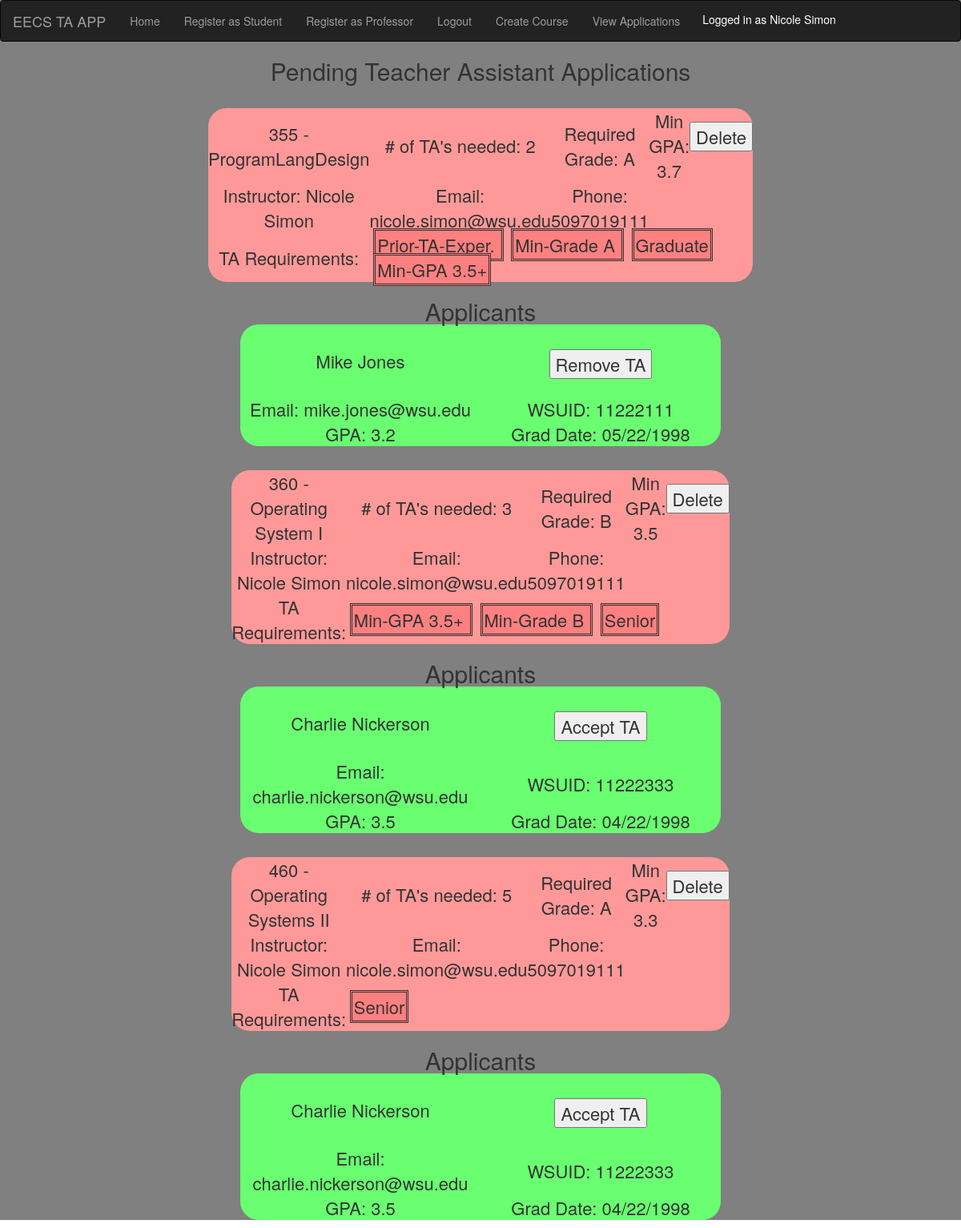
The app's page /viewapps (signed in) with its own data.
### app/models.py (models this page shows, shortened)
class Professor(UserMixin, db.Model):
    id = db.Column(db.Integer, primary_key=True)
    username = db.Column(db.String(32), unique=True)
    password_hash = db.Column(db.String(128))
    firstname = db.Column(db.String(64))
    lastname = db.Column(db.String(64))
    wsuid = db.Column(db.String(8), unique=True)
    email = db.Column(db.String(120), index=True, unique=True)
    phone = db.Column(db.String(10), unique=True)
    posts = db.relationship('Course', backref='writer', lazy='dynamic')
    def returnrole(self):
        return 1

class Course(db.Model):
    id = db.Column(db.Integer, primary_key=True)
    coursenum = db.Column(db.String(3))
    title = db.Column(db.String(150))
    num_ta = db.Column(db.Integer, default = 1)
    min_gpa = db.Column(db.Float)
    min_grade = db.Column(db.Integer)
    professor_id = db.Column(db.Integer, db.ForeignKey('professor.id'))
    accepted_tas = db.relationship('Student', secondary = accepted,
                            primaryjoin=(accepted.c.courseid == id),
                            backref=db.backref('accepted', lazy='dynamic'), lazy='dynamic')
    ta_apps = db.relationship('Student', secondary = applied,
                            primaryjoin=(applied.c.courseid == id),
                            backref=db.backref('applied', lazy='dynamic'), lazy='dynamic')
    tags = db.relationship('Tag', secondary=courseTags,
                            primaryjoin=(courseTags.c.course_id == id),
                            backref=db.backref('courseTags', lazy='dynamic'), lazy='dynamic')
    def accepted(self, studentTA):
        self.accepted_tas.append(studentTA)
    def check(self, studentTA):
        return self.accepted_tas.filter(accepted.c.studentid == studentTA.id).count() > 0

class Tag(db.Model):
    id = db.Column(db.Integer, primary_key=True)
    name = db.Column(db.String(20))
    courses = db.relationship('Course', secondary=courseTags,
                               primaryjoin=(courseTags.c.tag_id == id),
                               backref=db.backref('courseTags', lazy='dynamic'),
                               lazy='dynamic')

class Student(UserMixin, db.Model):
    id = db.Column(db.Integer, primary_key=True)
    username = db.Column(db.String(32), unique=True)
    password_hash = db.Column(db.String(128))
    firstname = db.Column(db.String(64))
    lastname = db.Column(db.String(64))
    wsuid = db.Column(db.String(8), unique=True)
    email = db.Column(db.String(120), index=True, unique=True)
    phone = db.Column(db.String(10), unique=True)
    major = db.Column(db.Integer)
    c_gpa = db.Column(db.Float)
    grad_date = db.Column(db.String(32))
    accepted = db.relationship('Course', secondary = accepted,
                            primaryjoin=(accepted.c.studentid == id),
                            backref=db.backref('accepted', lazy='dynamic'), lazy='dynamic')
    pendingapps = db.relationship('Course', secondary = applied,
                            primaryjoin=(applied.c.studentid == id),
                            backref=db.backref('applied', lazy='dynamic'), lazy='dynamic')
    def accepted(self, newapp):
        if not self.is_ta(newapp):
            self.accepted.append(newapp)

### app/routes.py (the view)
@app.route('/viewapps', methods=['GET'])
@login_required
def viewapps():
    courses = Course.query.order_by(Course.coursenum).all()
    return render_template('viewapps.html', courses=courses)

### app/models.py (called while the page is built)
@login.user_loader
def load_user(id):
    return Professor.query.get(int(id))

### app/templates/viewapps.html
{% extends "base.html" %}
{% block content %}
    <h1 class="si">Pending Teacher Assistant Applications</h1>
    {% for course in courses %}
        {% if current_user.username == course.writer.username %}
            {% include '_course.html' %}
                {% if (course.ta_apps.all() | length) > 0 %}
                    <h1 class="si">
                        {{ 'Applicants' }}
                        {% for app in course.ta_apps.all() %}
                            {% include '_app.html' %}
                        {% endfor %}
                    </h1>
                {% endif %}
        {% endif %}
    {% endfor %}
{% endblock %}

### app/templates/base.html (shortened to what this page needs)
<html>
    <head>
        <link href="{{ url_for('static', filename='css/main.css') }}" rel="stylesheet">
        <link rel="stylesheet" href="https://maxcdn.bootstrapcdn.com/bootstrap/3.4.1/css/bootstrap.min.css">
    </head>
<body>
  <div class = "nav-container">
    <nav class="navbar navbar-inverse">
        <div class="container-fluid">
            <table>
                <div class="navbar-header">
                    <a class="navbar-brand" href="{{ url_for('index') }}">EECS TA APP</a>
                  </div>
                <ul class="nav navbar-nav">
                    <li><a href="{{ url_for('index') }}" class="button">Home</a></li>
                    <li><a href="{{ url_for('studregister') }}" class="button">Register as Student</a></li>
                    <li><a href="{{ url_for('profregister') }}" class="button">Register as Professor</a></li>
                    {% if current_user.is_anonymous %}
                        <li><a href="{{ url_for('login') }}" class = "button"> Login </a></li>
                    {% else %}
                        <li><a href="{{ url_for('logout') }}" class = "button"> Logout </a></li>
                        {% if current_user.returnrole() == 1 %}
                        <li><a href="{{ url_for('createclass') }}" class = "button"> Create Course </a></li>
                        <li><a href="{{ url_for('viewapps') }}" class = "button">View Applications</a></li>
                        {% endif %}
                        <li class="white">Logged in as {{ current_user.firstname }} {{ current_user.lastname }} </li>
                    {% endif %}
                </ul>
                </table>
            </div>
        </nav>
      {% block content %} {% endblock %}
  </div>
</body>
</html>

### app/templates/_course.html (shortened to what this page needs)
<table class="coursetable" padding="2px">
    <br>
    <tr>
        <td width="25%">{{ course.coursenum }} - {{ course.title }}</td>
            <td width="15%"># of TA's needed: {{ course.num_ta }}</td>
            <td width="20%">Required Grade: {% if course.min_grade == 1 %}
                                            {{ 'A' }}
                                            {% endif %}
                                            {% if course.min_grade == 2 %}
                                            {{ 'B' }}
                                            {% endif %}
            </td>
            <td width="15%">Min GPA: {{ course.min_gpa }} </td>
            <td width="2%">
            {% if current_user.returnrole() == 1 %}
                {% if current_user.username == course.writer.username %}
                 <form action="{{ url_for('delete', courseid=course.id) }}" method="post">
                    <input type="submit" value="Delete">
                 </form>
                 {% endif %}
            {% endif %}
            </td>
        </tr>
        <tr width="100%" colspan="9" style="text-align:center">
            <td width="35">Instructor: {{ course.writer.firstname }} {{ course.writer.lastname }}</td>
            <td width="30">Email: {{ course.writer.email }}</td>
            <td width="35">Phone: {{ course.writer.phone }}</td>
        </tr>
        <tr>
            <td width="15%" style = "text-align:center">
                {{ 'TA Requirements:' }}
            </td>
            <td width="85%" colspan="4" padding-bottom="5" style = "text-align:left">
                {% for raptor in course.tags.all() %}
                    <span class="pretagitem">
                        {{ raptor.name }}
                    </span>
                {% endfor %}
            </td>
        </tr>
    </table>

### app/templates/_app.html
<table class="coursetableapps" padding="2px">
    <br>
    <tr>
        <td width="50%" style="text-align:center">
            {{ app.firstname }} {{ app.lastname }}
        </td>
        <td width="50" style="text-align:center">
            {% if course.check(app) == True %}
            <form action="{{ url_for('unacceptTA', courseid=course.id, studentid=app.id) }}" method="post">
                <br>
                <input type="submit" value="Remove TA">
            </form>
            {% else %}
            <form action="{{ url_for('acceptTA', courseid=course.id, studentid=app.id) }}" method="post">
                <br>
                <input type="submit" value="Accept TA">
            </form>
            {% endif %}
        </td>
    </tr>
    <tr>
        <td width="25%" style="text-align:center">
            {{ 'Email:' }} {{ app.email }}
        </td>
        <td width="25%" style="text-align:center">
            {{ 'WSUID:' }} {{ app.wsuid }}
        </td>
    </tr>
    <tr>
        <td width="50%" style="text-align:center">
            {{ 'GPA:' }} {{ app.c_gpa }}
        </td>
        <td width="50%" style="text-align:center">
            {{ 'Grad Date:' }} {{ app.grad_date }}
        </td>
    </tr>
</table>

### app/static/css/main.css (style rules this page uses)
.nav-container { background-color: #808080; }
.coursetable { text-align : center; width : 50%; position: center; height : 22%; font-size : 22px; background-color: #ff9999; border-radius: 23px; padding-top : 6px; margin-left: auto; margin-right: auto; }
.coursetableapps { text-align : center; width : 50%; position: center; height : 12%; font-size : 22px; background-color: rgb(105, 255, 113); border-radius: 23px; padding-top : 6px; margin-left: auto; margin-right: auto; }
.si { margin-left: auto; margin-right: auto; font-size: 30px; text-align: center; }
.pretagitem { text-align: center; margin: 1%; padding: 2px 2px; border-style: double; background-color: #ff8080; }
.white { color: white; text-align: right; margin: auto; padding: 13px; }

### records on screen
Professor: firstname "Nicole", lastname "Simon"
Course: coursenum "355", title "ProgramLangDesign", num_ta "2", value "A", min_gpa "3.7", writer.firstname "Nicole", writer.lastname "Simon", writer.email "nicole.simon@wsu.edu", writer.phone "5097019111", value "TA Requirements:", value "Applicants"
Tag: name "Prior-TA-Exper."
Tag: name "Min-Grade A"
Tag: name "Graduate"
Tag: name "Min-GPA 3.5+"
Student: firstname "Mike", lastname "Jones", value "Email:", email "mike.jones@wsu.edu", value "WSUID:", wsuid "11222111", value "GPA:", c_gpa "3.2", value "Grad Date:", grad_date "05/22/1998"
Course: coursenum "360", title "Operating System I", num_ta "3", value "B", min_gpa "3.5", writer.firstname "Nicole", writer.lastname "Simon", writer.email "nicole.simon@wsu.edu", writer.phone "5097019111", value "TA Requirements:", value "Applicants"
Tag: name "Min-Grade B"
Tag: name "Senior"
Student: firstname "Charlie", lastname "Nickerson", value "Email:", email "charlie.nickerson@wsu.edu", value "WSUID:", wsuid "11222333", value "GPA:", c_gpa "3.5", value "Grad Date:", grad_date "04/22/1998"
Course: coursenum "460", title "Operating Systems II", num_ta "5", value "A", min_gpa "3.3", writer.firstname "Nicole", writer.lastname "Simon", writer.email "nicole.simon@wsu.edu", writer.phone "5097019111", value "TA Requirements:", value "Applicants"
